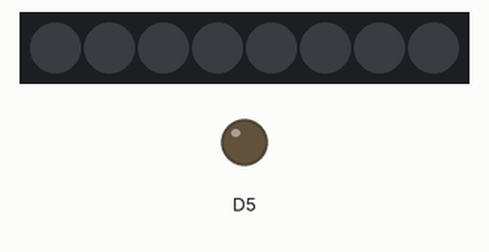
A sketch run on a simulated ESP8266 (NodeMCU). Shown: 8 RGB LEDs in strip order, left to right, output pins drawn as LEDs (lit = HIGH). WiFi joins after 1.5 s; servers stay silent unless stated; uploads are accepted with an empty reply; what the sketch prints to the serial monitor is not drawn.

Above: at 6.8 s.
Timing chart, 0 to 14.7 s (numbered marks = the images above):
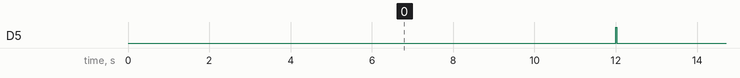

Measured:
- by itself, D5: alternates HIGH for 0.02 s and LOW for 10.0 s

The sketch:

esp8266_check_gmail.ino
```cpp
#include <stdio.h>
#include <ESP8266WiFi.h>
#include <WiFiClientSecureBearSSL.h>
#include <ESP8266mDNS.h>
#include <ArduinoOTA.h>
#include <Adafruit_NeoPixel.h>
#include <Ticker.h>
#include <ArduinoJson.h>

Ticker ticker;
Adafruit_NeoPixel pixels = Adafruit_NeoPixel(8, D2, NEO_GRB + NEO_KHZ800);

const char* ssid = "UPCD476AA2";
const char* password = "Fr4vebAeepuk";

/*IPAddress ip(192, 168, 0, 122);
IPAddress gateway(192, 168, 0, 1);
IPAddress subnet(255, 255, 255, 0);*/

BearSSL::WiFiClientSecure wificlient;
WiFiClient wificlientNOSSL;

const char* host = "script.google.com";
const int httpsPort = 443;
const char* googleRedirHost = "script.googleusercontent.com";
const char *GScriptId = "AKfycbwCPTk8AKsi2lMBSooBb2sD8F7moVpN-co3scUSc_MhTlf-Xs66oxI5pna1BLErjMV9"; /// GS Exe Google Script App

// echo | openssl s_client -connect script.google.com:443 |& openssl x509 -fingerprint -noout
// SHA1 fingerprint of the certificate
//const char* fingerprint = "2C:0B:CF:F3:2B:F7:F0:76:D4:B1:1F:DB:E2:21:58:B5:EC:B7:6A:FF";

void setup() {
  Serial.begin(115200);
  WiFi.mode(WIFI_STA);
  //nu-i convine lui script.google.comsa setez eu un ip dedicat
  //WiFi.config(ip, gateway, subnet);
  WiFi.begin(ssid, password);

  ArduinoOTA.setPassword("dune1234");
  ArduinoOTA.begin();

  pinMode(D5, OUTPUT);
  digitalWrite(D5,LOW);

  pixels.begin();
  pixels.setBrightness(10);
  pixels.clear();
  pixels.show();

  // Wait for connection
  while (WiFi.status() != WL_CONNECTED) {
    delay(500);
    Serial.print(".");
  }

  if (WiFi.status() == WL_CONNECTED) {
    Serial.println("");
    Serial.print("Connected to ");
    Serial.println(ssid);
    Serial.print("IP address: ");
    Serial.println(WiFi.localIP());
    Serial.println("Connected to WiFi");
  }

  if (MDNS.begin("esp8266")) {
    Serial.println("MDNS responder started");
  }

  // Use HTTPSRedirect class to create TLS connection to Google Apps Script
  Serial.println("Try connecting to Google Script API");
  reconnectGoogleApps();

  ticker.attach(10, callback_ticker);
}

int8_t getMSBpos(uint8_t nr) {
  static int8_t pos;

  for (int8_t cnt = 0; cnt < 8; cnt++) {
    if ( (nr >> cnt) >= 1) {
      pos = cnt;
    }
  }
  return (pos + 1);
}

void setNeopixel(uint8_t nr_emails) {
  static uint32_t colorRed  = pixels.Color(255, 0, 0);
  static uint32_t colorBlue  = pixels.Color(0, 0, 255);
  static int8_t posMSB = 0;

  pixels.clear();

  posMSB = getMSBpos(nr_emails);
  //posMSB = 8;
  for (uint8_t cnt = 0; cnt < posMSB; cnt++) {
    pixels.setPixelColor(cnt, (nr_emails >> cnt & 1) ? colorRed : colorBlue);
  }
  pixels.show();
}

/**
   Attempt connection to Google Apps Script
*/
void reconnectGoogleApps() {
  Serial.print("Connecting to ");
  Serial.println(host);

 // Setează fingerprint-ul pentru a verifica serverul
  //wificlient.setFingerprint(fingerprint);
  //wificlient.setCACert(root_ca);

  wificlient.setInsecure();

  bool flag = false;
  for (int i = 0; i < 5; i++) {
    int retval = wificlient.connect(host, httpsPort);
    if (retval == 1) {
      flag = true;
      Serial.println("Connection OK!!");
      break;
    }
    else{
      Serial.println("Connection failed. Retrying...");
      delay(500);
    }
  }

  Serial.flush();
  if (!flag) {
    Serial.print("Could not connect to server: ");
    Serial.println(host);
    Serial.println("Exiting...");
    return;
  }

  Serial.flush();
}

volatile boolean tick = 0;
void callback_ticker() {
  tick = 1;
}

String removeChunkedEncoding(String body) {
    String result = "";
    int index = 0;

    while (true) {
      // Caut prima linie: dimensiunea chunk-ului în hex
      int endOfSize = body.indexOf("\r\n", index);
      if (endOfSize == -1) break;

      // Extrage dimensiunea chunk-ului
      String chunkSizeStr = body.substring(index, endOfSize);
      chunkSizeStr.trim();  // Elimină spații
      int chunkSize = strtol(chunkSizeStr.c_str(), NULL, 16);  // hex → int

      if (chunkSize == 0) break;  // ultimul chunk

      // Mută indexul după linia dimensiunii
      index = endOfSize + 2;

      // Extrage conținutul chunk-ului
      String chunkData = body.substring(index, index + chunkSize);
      result += chunkData;   // Adaugă conținut real

      // Mutăm indexul după conținut + "\r\n"
      index += chunkSize + 2;
    }

    return result;
}

String httpGETFollowRedirect(const char* host, const String &path) {
    String currentHost = host;
    String currentPath = path;
    //Serial.println("\n\n");


    wificlient.setInsecure();
    for (int i = 0; i < 10; i++) { // maxim 3 redirect-uri
        if (!wificlient.connect(/*currentHost.c_str()*/currentHost, 443)) {
            return "Eroare conectare";
        }
        /*else{
          Serial.println("Conexiune ok la google procedd cu GET\n\n");
        }*/

        wificlient.print(String("GET ") + currentPath + " HTTP/1.1\r\n" +
                     "Host: " + currentHost + "\r\n" +
                     "Connection: close\r\n\r\n");

        //Serial.println(    String("GET ") + currentPath + " HTTP/1.1\r\n" + "Host: " + currentHost + "\r\n" + "Connection: close\r\n\r\n");

        String statusLine = wificlient.readStringUntil('\n');
        //Serial.println(statusLine);
        if (statusLine.indexOf("302") != -1) {
            //Serial.println("302 - urmeaza parsarea Location");

            // Citim header-ele
            String location = "";
            while (true) {
              String line = wificlient.readStringUntil('\n');
              line.trim();
              if (line.length() == 0) break; // sfârșit header
              if (line.startsWith("Location:")) {
                location = line.substring(9);
                location.trim();
              }
            }

            //Serial.println("Redirect detected to: " + location);
            // parse host și path din location
            int slashIndex = location.indexOf('/', 8); // după https://
            currentHost = location.substring(8, slashIndex);
            currentPath = location.substring(slashIndex);
            wificlient.stop(); // închide conexiunea și repetă
        } else {
            String response = "";
            while (wificlient.available()) {
                response += char(wificlient.read());
            }

            int bodyIndex = response.indexOf("\r\n\r\n"); // caută sfârșitul headerelor
            if (bodyIndex != -1) {
              return removeChunkedEncoding(response.substring(bodyIndex + 4));  // sari peste "\r\n\r\n"
            }


            return "No body";
        }
    }
    return "Too many redirects";
}

void loop() {
  ArduinoOTA.handle();

  if (WiFi.status() != WL_CONNECTED) {
    Serial.print("Connecting to ");
    Serial.print(ssid);
    Serial.println("...");
    WiFi.begin(ssid, password);

    if (WiFi.waitForConnectResult() != WL_CONNECTED)
      return;
    Serial.println("WiFi connected");
  }

  if (WiFi.status() == WL_CONNECTED) {
    if (!wificlient.connected()) {
      reconnectGoogleApps();
    }
  }

  if (wificlient.connected() && tick) {
    static uint8_t last_cnt_threads_unread_primary = 0;

    //check for Unread Primary messages
    String urlUnreadPrimary =  String("/macros/s/") + GScriptId + "/exec?write=getUnreadPrimary&toCell=C3";

    String serverResponse = httpGETFollowRedirect(host, urlUnreadPrimary);
    Serial.println(urlUnreadPrimary);
    Serial.println("___________________________________________________________________");  // Afișează răspunsul complet în Serial Monitor
    Serial.println(serverResponse);  // Afișează răspunsul complet în Serial Monitor

    StaticJsonBuffer<1000> jsonBufferUnreadPrimary;
    JsonObject& rootUnread = jsonBufferUnreadPrimary.parseObject(serverResponse);

    if (rootUnread["threadsPrimary"].is<int>()) {
      Serial.println("threadsPrimary: " + String(rootUnread["threadsPrimary"]));

      if (last_cnt_threads_unread_primary != rootUnread["threadsPrimary"]) {
        if (rootUnread["threadsPrimary"] > 0) {
          char buffer[100];
          setNeopixel((int)rootUnread["threadsPrimary"]);
          sprintf(buffer, "You have %d INBOX emails", (int)rootUnread["threadsPrimary"]);
        }
        else {
          pixels.clear();
          pixels.show();
        }
        last_cnt_threads_unread_primary = rootUnread["threadsPrimary"];
      }
      Serial.println("##########################################");
      Serial.println((int)rootUnread["threadsPrimary"]);
      Serial.println("##########################################");
    }
    else{
      Serial.println("##########################################");
      Serial.println("          Nu updateaza ledurile,ca nu a returnat scriptul json-ul scontat diverse motive");
      Serial.println("##########################################");

    }

    tick = 0;


    ///ping watchdog timer
    digitalWrite(D5, HIGH);
    delay(20);
    digitalWrite(D5, LOW);
  }
  digitalWrite(D5,LOW);

}
```
